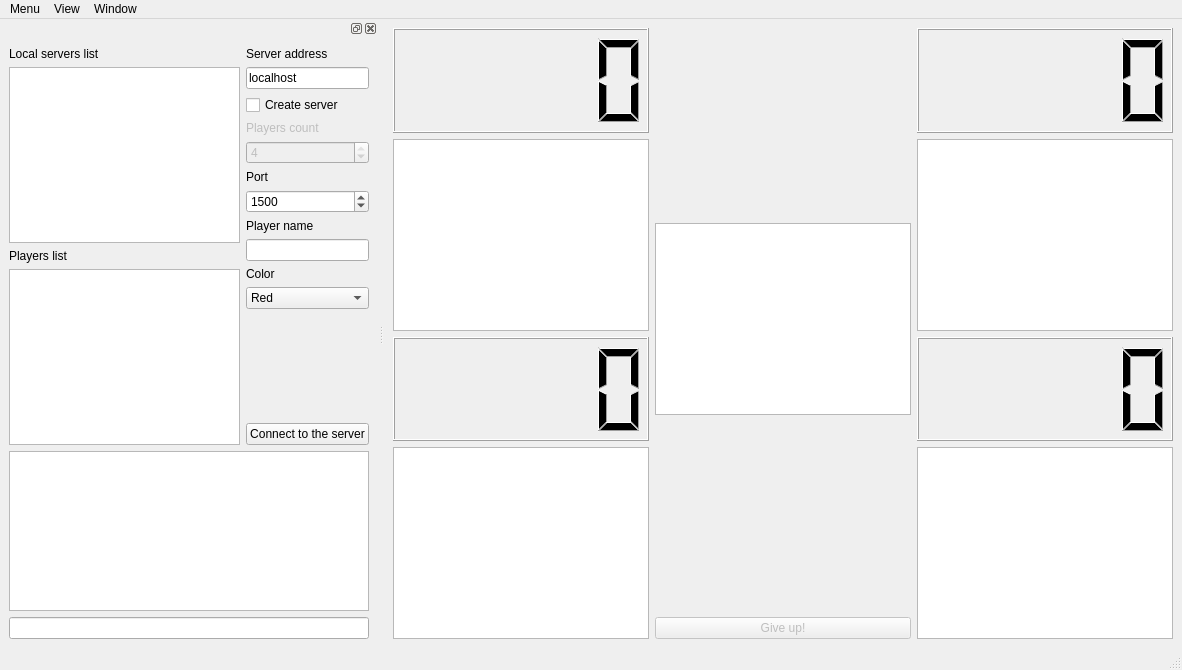
<?xml version="1.0" encoding="UTF-8"?>
<ui version="4.0">
 <class>MainWindow</class>
 <widget class="QMainWindow" name="MainWindow">
  <property name="geometry">
   <rect>
    <x>0</x>
    <y>0</y>
    <width>1182</width>
    <height>670</height>
   </rect>
  </property>
  <property name="windowTitle">
   <string>QBLOKUS</string>
  </property>
  <widget class="QWidget" name="centralwidget">
   <layout class="QGridLayout" name="gridLayout_11">
    <item row="0" column="0">
     <layout class="QGridLayout" name="gridLayout">
      <property name="sizeConstraint">
       <enum>QLayout::SetFixedSize</enum>
      </property>
      <item row="0" column="0">
       <widget class="QLCDNumber" name="score1"/>
      </item>
      <item row="0" column="2">
       <widget class="QLCDNumber" name="score3"/>
      </item>
      <item row="1" column="0">
       <widget class="QGraphicsView" name="gvPlayer1">
        <property name="sizePolicy">
         <sizepolicy hsizetype="Fixed" vsizetype="Fixed">
          <horstretch>0</horstretch>
          <verstretch>0</verstretch>
         </sizepolicy>
        </property>
       </widget>
      </item>
      <item row="1" column="2">
       <widget class="QGraphicsView" name="gvPlayer3">
        <property name="sizePolicy">
         <sizepolicy hsizetype="Fixed" vsizetype="Fixed">
          <horstretch>0</horstretch>
          <verstretch>0</verstretch>
         </sizepolicy>
        </property>
       </widget>
      </item>
      <item row="2" column="0">
       <widget class="QLCDNumber" name="score2"/>
      </item>
      <item row="2" column="2">
       <widget class="QLCDNumber" name="score4"/>
      </item>
      <item row="3" column="0" rowspan="2">
       <widget class="QGraphicsView" name="gvPlayer2">
        <property name="sizePolicy">
         <sizepolicy hsizetype="Fixed" vsizetype="Fixed">
          <horstretch>0</horstretch>
          <verstretch>0</verstretch>
         </sizepolicy>
        </property>
       </widget>
      </item>
      <item row="0" column="1" rowspan="4">
       <widget class="QGraphicsView" name="gvTable">
        <property name="sizePolicy">
         <sizepolicy hsizetype="Fixed" vsizetype="Fixed">
          <horstretch>0</horstretch>
          <verstretch>0</verstretch>
         </sizepolicy>
        </property>
       </widget>
      </item>
      <item row="3" column="2" rowspan="2">
       <widget class="QGraphicsView" name="gvPlayer4">
        <property name="sizePolicy">
         <sizepolicy hsizetype="Fixed" vsizetype="Fixed">
          <horstretch>0</horstretch>
          <verstretch>0</verstretch>
         </sizepolicy>
        </property>
       </widget>
      </item>
      <item row="4" column="1">
       <widget class="QPushButton" name="pbSurrender">
        <property name="enabled">
         <bool>false</bool>
        </property>
        <property name="text">
         <string>Give up!</string>
        </property>
       </widget>
      </item>
     </layout>
    </item>
   </layout>
  </widget>
  <widget class="QMenuBar" name="menubar">
   <property name="geometry">
    <rect>
     <x>0</x>
     <y>0</y>
     <width>1182</width>
     <height>23</height>
    </rect>
   </property>
   <widget class="QMenu" name="menu">
    <property name="title">
     <string>Menu</string>
    </property>
    <addaction name="actionStartGame"/>
    <addaction name="actionConnect"/>
    <addaction name="separator"/>
    <addaction name="actionQuit"/>
   </widget>
   <widget class="QMenu" name="menuWindow">
    <property name="title">
     <string>Window</string>
    </property>
    <addaction name="actionConnectionWindow"/>
   </widget>
   <widget class="QMenu" name="menuView">
    <property name="title">
     <string>View</string>
    </property>
    <widget class="QMenu" name="menuLanguage">
     <property name="title">
      <string>Language</string>
     </property>
     <addaction name="actionEnglish"/>
     <addaction name="actionRussian"/>
    </widget>
    <addaction name="menuLanguage"/>
   </widget>
   <addaction name="menu"/>
   <addaction name="menuView"/>
   <addaction name="menuWindow"/>
  </widget>
  <widget class="QStatusBar" name="statusbar"/>
  <widget class="QDockWidget" name="dockWidget">
   <property name="floating">
    <bool>true</bool>
   </property>
   <property name="features">
    <set>QDockWidget::AllDockWidgetFeatures</set>
   </property>
   <attribute name="dockWidgetArea">
    <number>1</number>
   </attribute>
   <widget class="QWidget" name="dockWidgetContents">
    <layout class="QGridLayout" name="gridLayout_10">
     <item row="2" column="0">
      <layout class="QGridLayout" name="gridLayout_7">
       <property name="sizeConstraint">
        <enum>QLayout::SetMaximumSize</enum>
       </property>
       <item row="0" column="0">
        <layout class="QGridLayout" name="gridLayout_4">
         <item row="0" column="0">
          <layout class="QGridLayout" name="gridLayout_2">
           <item row="1" column="0">
            <widget class="QListWidget" name="lwServersList"/>
           </item>
           <item row="0" column="0">
            <widget class="QLabel" name="lServersList">
             <property name="text">
              <string>Local servers list</string>
             </property>
            </widget>
           </item>
           <item row="3" column="0">
            <widget class="QLabel" name="lPlayersList">
             <property name="text">
              <string>Players list</string>
             </property>
            </widget>
           </item>
           <item row="4" column="0">
            <widget class="QListWidget" name="lwPlayersList"/>
           </item>
          </layout>
         </item>
        </layout>
       </item>
       <item row="0" column="1">
        <layout class="QGridLayout" name="gridLayout_6">
         <item row="4" column="0">
          <layout class="QGridLayout" name="gridLayout_8">
           <item row="5" column="0">
            <widget class="QLabel" name="lPort">
             <property name="text">
              <string>Port</string>
             </property>
            </widget>
           </item>
           <item row="8" column="0">
            <widget class="QLabel" name="lPlayerName">
             <property name="text">
              <string>Player name</string>
             </property>
            </widget>
           </item>
           <item row="9" column="0">
            <widget class="QLineEdit" name="lePlayerName"/>
           </item>
           <item row="6" column="0">
            <widget class="QSpinBox" name="sbPort">
             <property name="minimum">
              <number>1</number>
             </property>
             <property name="maximum">
              <number>65535</number>
             </property>
             <property name="value">
              <number>1500</number>
             </property>
            </widget>
           </item>
           <item row="13" column="0">
            <widget class="QPushButton" name="pbConnect">
             <property name="text">
              <string>Connect to the server</string>
             </property>
            </widget>
           </item>
           <item row="1" column="0">
            <widget class="QLineEdit" name="leServerAddress">
             <property name="text">
              <string>localhost</string>
             </property>
            </widget>
           </item>
           <item row="2" column="0">
            <widget class="QCheckBox" name="cbCreateServer">
             <property name="text">
              <string>Create server</string>
             </property>
            </widget>
           </item>
           <item row="4" column="0">
            <widget class="QSpinBox" name="sbPlayersCount">
             <property name="enabled">
              <bool>false</bool>
             </property>
             <property name="minimum">
              <number>3</number>
             </property>
             <property name="maximum">
              <number>4</number>
             </property>
             <property name="value">
              <number>4</number>
             </property>
            </widget>
           </item>
           <item row="12" column="0">
            <spacer name="verticalSpacer">
             <property name="orientation">
              <enum>Qt::Vertical</enum>
             </property>
             <property name="sizeHint" stdset="0">
              <size>
               <width>20</width>
               <height>40</height>
              </size>
             </property>
            </spacer>
           </item>
           <item row="0" column="0">
            <widget class="QLabel" name="lServerAddress">
             <property name="text">
              <string>Server address</string>
             </property>
            </widget>
           </item>
           <item row="11" column="0">
            <widget class="QComboBox" name="cbColor">
             <item>
              <property name="text">
               <string>Red</string>
              </property>
             </item>
             <item>
              <property name="text">
               <string>Yellow</string>
              </property>
             </item>
             <item>
              <property name="text">
               <string>Green</string>
              </property>
             </item>
             <item>
              <property name="text">
               <string>Blue</string>
              </property>
             </item>
            </widget>
           </item>
           <item row="10" column="0">
            <widget class="QLabel" name="lColor">
             <property name="text">
              <string>Color</string>
             </property>
            </widget>
           </item>
           <item row="3" column="0">
            <widget class="QLabel" name="lPlayersCount">
             <property name="enabled">
              <bool>false</bool>
             </property>
             <property name="text">
              <string>Players count</string>
             </property>
            </widget>
           </item>
          </layout>
         </item>
        </layout>
       </item>
      </layout>
     </item>
     <item row="4" column="0">
      <widget class="QTextEdit" name="textEdit">
       <property name="readOnly">
        <bool>true</bool>
       </property>
      </widget>
     </item>
     <item row="5" column="0">
      <widget class="QLineEdit" name="lineEdit"/>
     </item>
    </layout>
   </widget>
  </widget>
  <action name="actionQuit">
   <property name="text">
    <string>Quit</string>
   </property>
  </action>
  <action name="actionDisconnectFromServer">
   <property name="text">
    <string>Disconnect from the server</string>
   </property>
  </action>
  <action name="actionStartGame">
   <property name="text">
    <string>Start a new game</string>
   </property>
  </action>
  <action name="actionConnectionWindow">
   <property name="checkable">
    <bool>true</bool>
   </property>
   <property name="checked">
    <bool>true</bool>
   </property>
   <property name="text">
    <string>Connection window</string>
   </property>
  </action>
  <action name="actionConnect">
   <property name="text">
    <string>Connect to the server</string>
   </property>
  </action>
  <action name="actionEnglish">
   <property name="text">
    <string>English</string>
   </property>
  </action>
  <action name="actionRussian">
   <property name="text">
    <string>Russian</string>
   </property>
  </action>
 </widget>
 <resources/>
 <connections>
  <connection>
   <sender>actionConnectionWindow</sender>
   <signal>toggled(bool)</signal>
   <receiver>dockWidget</receiver>
   <slot>setVisible(bool)</slot>
   <hints>
    <hint type="sourcelabel">
     <x>-1</x>
     <y>-1</y>
    </hint>
    <hint type="destinationlabel">
     <x>190</x>
     <y>335</y>
    </hint>
   </hints>
  </connection>
  <connection>
   <sender>cbCreateServer</sender>
   <signal>toggled(bool)</signal>
   <receiver>lServerAddress</receiver>
   <slot>setDisabled(bool)</slot>
   <hints>
    <hint type="sourcelabel">
     <x>71</x>
     <y>317</y>
    </hint>
    <hint type="destinationlabel">
     <x>74</x>
     <y>258</y>
    </hint>
   </hints>
  </connection>
  <connection>
   <sender>cbCreateServer</sender>
   <signal>toggled(bool)</signal>
   <receiver>leServerAddress</receiver>
   <slot>setDisabled(bool)</slot>
   <hints>
    <hint type="sourcelabel">
     <x>71</x>
     <y>317</y>
    </hint>
    <hint type="destinationlabel">
     <x>74</x>
     <y>286</y>
    </hint>
   </hints>
  </connection>
  <connection>
   <sender>cbCreateServer</sender>
   <signal>toggled(bool)</signal>
   <receiver>sbPlayersCount</receiver>
   <slot>setEnabled(bool)</slot>
   <hints>
    <hint type="sourcelabel">
     <x>71</x>
     <y>412</y>
    </hint>
    <hint type="destinationlabel">
     <x>71</x>
     <y>443</y>
    </hint>
   </hints>
  </connection>
  <connection>
   <sender>dockWidget</sender>
   <signal>visibilityChanged(bool)</signal>
   <receiver>actionConnectionWindow</receiver>
   <slot>setChecked(bool)</slot>
   <hints>
    <hint type="sourcelabel">
     <x>190</x>
     <y>335</y>
    </hint>
    <hint type="destinationlabel">
     <x>-1</x>
     <y>-1</y>
    </hint>
   </hints>
  </connection>
  <connection>
   <sender>cbCreateServer</sender>
   <signal>toggled(bool)</signal>
   <receiver>lServersList</receiver>
   <slot>setDisabled(bool)</slot>
   <hints>
    <hint type="sourcelabel">
     <x>71</x>
     <y>317</y>
    </hint>
    <hint type="destinationlabel">
     <x>74</x>
     <y>68</y>
    </hint>
   </hints>
  </connection>
  <connection>
   <sender>cbCreateServer</sender>
   <signal>toggled(bool)</signal>
   <receiver>lwServersList</receiver>
   <slot>setDisabled(bool)</slot>
   <hints>
    <hint type="sourcelabel">
     <x>301</x>
     <y>126</y>
    </hint>
    <hint type="destinationlabel">
     <x>117</x>
     <y>167</y>
    </hint>
   </hints>
  </connection>
  <connection>
   <sender>cbCreateServer</sender>
   <signal>toggled(bool)</signal>
   <receiver>lPlayersCount</receiver>
   <slot>setEnabled(bool)</slot>
   <hints>
    <hint type="sourcelabel">
     <x>301</x>
     <y>126</y>
    </hint>
    <hint type="destinationlabel">
     <x>301</x>
     <y>152</y>
    </hint>
   </hints>
  </connection>
  <connection>
   <sender>lePlayerName</sender>
   <signal>returnPressed()</signal>
   <receiver>pbConnect</receiver>
   <slot>animateClick()</slot>
   <hints>
    <hint type="sourcelabel">
     <x>288</x>
     <y>292</y>
    </hint>
    <hint type="destinationlabel">
     <x>288</x>
     <y>436</y>
    </hint>
   </hints>
  </connection>
  <connection>
   <sender>lePlayerName</sender>
   <signal>returnPressed()</signal>
   <receiver>pbConnect</receiver>
   <slot>setFocus()</slot>
   <hints>
    <hint type="sourcelabel">
     <x>288</x>
     <y>292</y>
    </hint>
    <hint type="destinationlabel">
     <x>288</x>
     <y>436</y>
    </hint>
   </hints>
  </connection>
  <connection>
   <sender>leServerAddress</sender>
   <signal>returnPressed()</signal>
   <receiver>pbConnect</receiver>
   <slot>animateClick()</slot>
   <hints>
    <hint type="sourcelabel">
     <x>288</x>
     <y>96</y>
    </hint>
    <hint type="destinationlabel">
     <x>288</x>
     <y>436</y>
    </hint>
   </hints>
  </connection>
  <connection>
   <sender>leServerAddress</sender>
   <signal>returnPressed()</signal>
   <receiver>pbConnect</receiver>
   <slot>setFocus()</slot>
   <hints>
    <hint type="sourcelabel">
     <x>288</x>
     <y>96</y>
    </hint>
    <hint type="destinationlabel">
     <x>288</x>
     <y>436</y>
    </hint>
   </hints>
  </connection>
 </connections>
</ui>
